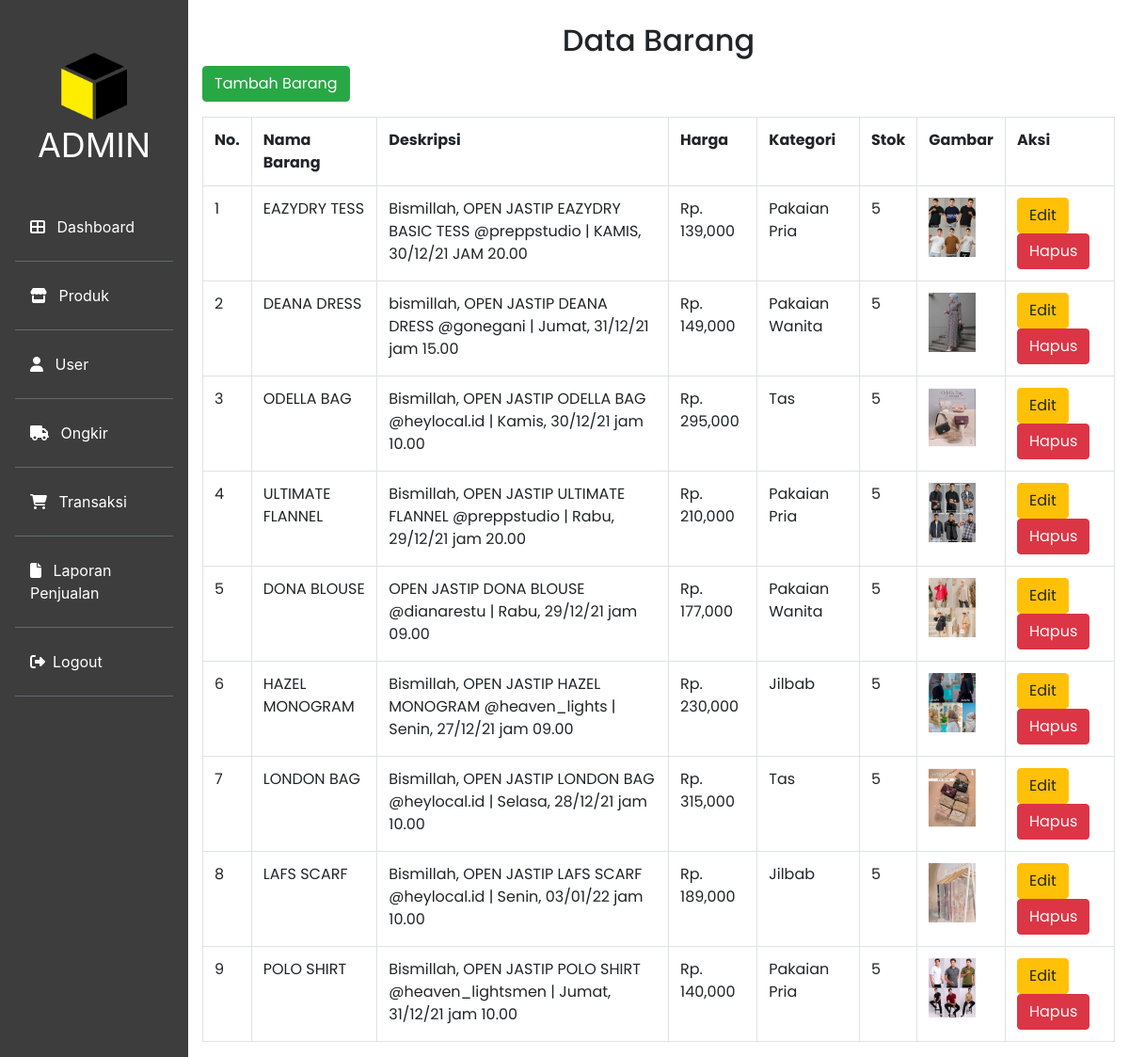
/project/Admin/admin.php?halaman=produk (signed in), run on the app's committed database.
### tables this page shows
CREATE TABLE `gudang` (
  `id_barang` int(11) NOT NULL,
  `nama_barang` varchar(100) NOT NULL,
  `deskripsi` text NOT NULL,
  `harga` int(11) NOT NULL,
  `gambar` varchar(100) NOT NULL,
  `kategori` varchar(100) NOT NULL,
  `stok` int(11) NOT NULL
);

### project/function.php (called while the page is built, shortened)
<?php
    $conn = mysqli_connect("localhost", "root", "", "jastipbox");
    function query($query){
        global $conn;
        $result = mysqli_query($conn, $query);
        $rows = [];
        while($row = mysqli_fetch_assoc($result)){
            $rows[] = $row;
        }
        return $rows;
    }

### project/Admin/produk.php (the view, shortened to what this page needs)
<?php
$gudang = query("SELECT * FROM gudang");
?>
<h2 align="center">Data Barang</h2>
<a class="btn btn-success" href="admin.php?halaman=tambah">Tambah Barang</a>
<table class="table table-bordered">
    <tr>
        <th>No.</th>
        <th>Nama Barang</th>
        <th>Deskripsi</th>
        <th>Harga</th>
        <th>Kategori</th>
        <th>Stok</th>
        <th>Gambar</th>
        <th>Aksi</th>
    </tr>
    <?PHP $i = 1; ?>
    <?php foreach ($gudang as $row) : ?>
        <tr>
            <td><?= $i; ?></td>
            <td><?= $row["nama_barang"]; ?></td>
            <td><?= $row["deskripsi"]; ?></td>
            <td>Rp. <?= number_format($row["harga"]); ?></td>
            <td><?= $row["kategori"]; ?></td>
            <td><?= $row["stok"]; ?></td>
            <td><img src="../img/<?= $row["gambar"]; ?>" width="50"></td>
            <td><a class="btn btn-warning" href="admin.php?halaman=ubah&id_barang=<?= $row['id_barang']; ?>">Edit</a>
                <a class="btn btn-danger" href="admin.php?halaman=hapus&id_barang=<?= $row['id_barang']; ?>" onclick="return confirm('Apakah anda ingin menghapus data?')">Hapus</a>
            </td>
        </tr>
        <?php $i++; ?>
    <?php endforeach; ?>
</table>

### project/css/admiin.css (style rules this page uses)
body { min-height: 100vh; }

### data on the page
gudang: nama_barang "EAZYDRY TESS", deskripsi "Bismillah, OPEN JASTIP EAZYDRY BASIC TESS @preppstudio | KAMIS, 30/12/21 JAM 20.00", harga "139,000", kategori "Pakaian Pria", stok "5", gambar (picture)
gudang: nama_barang "DEANA DRESS", deskripsi "bismillah, OPEN JASTIP DEANA DRESS @gonegani | Jumat, 31/12/21 jam 15.00", harga "149,000", kategori "Pakaian Wanita", stok "5", gambar (picture)
gudang: nama_barang "ODELLA BAG", deskripsi "Bismillah, OPEN JASTIP ODELLA BAG @heylocal.id | Kamis, 30/12/21 jam 10.00", harga "295,000", kategori "Tas", stok "5", gambar (picture)
gudang: nama_barang "ULTIMATE FLANNEL", deskripsi "Bismillah, OPEN JASTIP ULTIMATE FLANNEL @preppstudio | Rabu, 29/12/21 jam 20.00", harga "210,000", kategori "Pakaian Pria", stok "5", gambar (picture)
gudang: nama_barang "DONA BLOUSE", deskripsi "OPEN JASTIP DONA BLOUSE @dianarestu | Rabu, 29/12/21 jam 09.00", harga "177,000", kategori "Pakaian Wanita", stok "5", gambar (picture)
gudang: nama_barang "HAZEL MONOGRAM", deskripsi "Bismillah, OPEN JASTIP HAZEL MONOGRAM @heaven_lights | Senin, 27/12/21 jam 09.00", harga "230,000", kategori "Jilbab", stok "5", gambar (picture)
gudang: nama_barang "LONDON BAG", deskripsi "Bismillah, OPEN JASTIP LONDON BAG @heylocal.id | Selasa, 28/12/21 jam 10.00", harga "315,000", kategori "Tas", stok "5", gambar (picture)
gudang: nama_barang "LAFS SCARF", deskripsi "Bismillah, OPEN JASTIP LAFS SCARF @heylocal.id | Senin, 03/01/22 jam 10.00", harga "189,000", kategori "Jilbab", stok "5", gambar (picture)
gudang: nama_barang "POLO SHIRT", deskripsi "Bismillah, OPEN JASTIP POLO SHIRT @heaven_lightsmen | Jumat, 31/12/21 jam 10.00", harga "140,000", kategori "Pakaian Pria", stok "5", gambar (picture)
